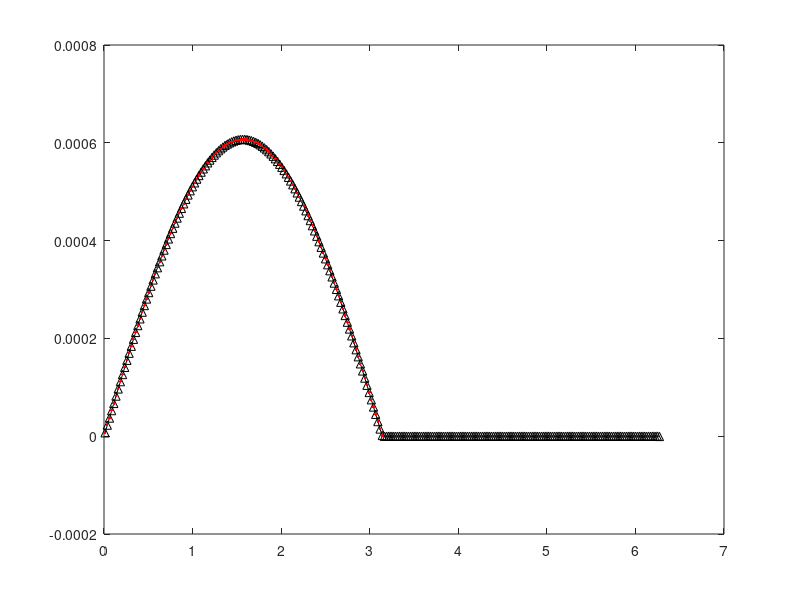
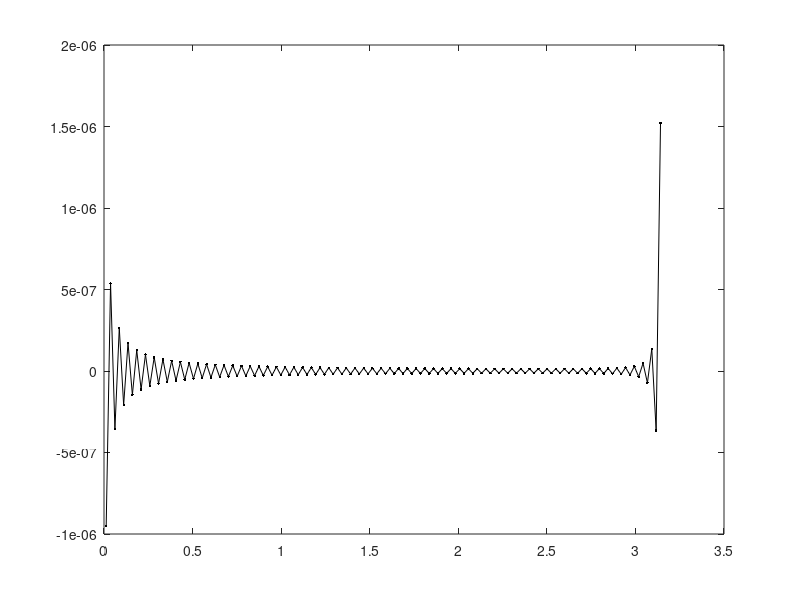

The MATLAB script that drew these images, in order: (Note: this script raises an error after producing the figures.)
% ssht_demo7 - Run demo7
%
% Integrate a band-limited function on the sphere using the symmetrised
% quadrature weights.
% 
% Default usage is given by
%
%   ssht_demo7
%
% Author: Jason McEwen (www.jasonmcewen.org)

function ssht_demo7

clear all;

% Define parameters.
method = 'MW'
L = 128
reality = false
renorm_plot = false

% Generate random flms (of complex signal).
flm = zeros(L^2,1);
flm = rand(size(flm)) + sqrt(-1)*rand(size(flm));
flm = 2.*(flm - (1+sqrt(-1))./2);

% Impose reality on flms.
if reality
   for el = 0:L-1
      m = 0;
      ind = ssht_elm2ind(el, m);      
      flm(ind) = real(flm(ind));
      for m = 1:el
         ind_pm = ssht_elm2ind(el, m);
         ind_nm = ssht_elm2ind(el, -m);         
         flm(ind_nm) = (-1)^m * conj(flm(ind_pm));
      end
   end
end

% Compute weights.
for m = -(L-1):(L-1)
   w(m+L) = mw_weights(m);
end

% Apply phase shift to account for theta offset.
wr = w .* exp(-i*[-(L-1):(L-1)]*pi/(2.*L-1));

% Compute weights as function of theta.
wr = real(fft(ifftshift(wr))).*2.*pi./(2*L-1).^2;
t=0:2*L-2;
theta = pi*(2*t+1)./(2.*L-1);
figure;
if renorm_plot
   plot(theta, [sin(theta(1:L)), zeros(1,L-1)],'k')
   hold on;
   plot(theta, wr./(2*pi).^2.*(2*L-1).^2, '^k')
else
   plot(theta, (2*pi).^2/(2*L-1).^2.*[sin(theta(1:L)), zeros(1,L-1)],'k')
   hold on;
   plot(theta, wr, '^k')
end

% Compute symmetrised quadrature weights defined on sphere.
q = wr(1:L);
q(1:L-1) = q(1:L-1) + wr(end:-1:L+1);
if renorm_plot
   plot(theta(1:L), q./(2*pi).^2.*(2*L-1).^2, '.r')
   figure
   plot(theta(1:L), q./(2*pi).^2.*(2*L-1).^2-sin(theta(1:L)), '.-k')
else
   plot(theta(1:L), q, '.r')
   figure
   plot(theta(1:L), q - (2*pi).^2/(2*L-1).^2.*sin(theta(1:L)), '.-k')
end

% Integral of function given by rescaled (el,m)=(0,0) harmonic coefficient.
I0 = flm(1,1) .* sqrt(4*pi)

% Integrate function on sphere using all points.
f = ssht_inverse(flm, L, 'Method', method, 'Reality', reality);
Q = q.' * ones(1, 2*L-1);
I1 = sum(Q(:) .* f(:))

% Integration function on sphere using L points in theta.
% (Zero-pad to evalue the band-limited function on the correct L points.)
for r = 1:size(f,1)
   f_up(r,:) = ifft(ifftshift([0, fftshift(fft(f(r,:)))])) ...
      ./ (2*L-1) * (2*L);
end
f_down = f_up(:,1:2:end);
Q_down = q.' * ones(1, L);
I2 = sum(Q_down(:) .* f_down(:)) * (2*L-1) / L

% Compute integration errors.
I1_err = max(abs(I1 - I0))
I2_err = max(abs(I2 - I0))



function w = mw_weights(m)
%% mw_weights - Compute MW weights
%
% Compute the MW weights.
% 
% Default usage is given by
%
%   w = mw_weights(m)
%
% where m is the weight index from -(L-1):(L-1) and w is the corresponding
% weight.
%
% Author: Jason McEwen (www.jasonmcewen.org)

if m == 1
   w = sqrt(-1) * pi / 2;
elseif m == -1
   w = - sqrt(-1) * pi / 2;
elseif mod(m,2) == 0
   w = 2 / (1 - m.*m);
else
   w = 0;
end
